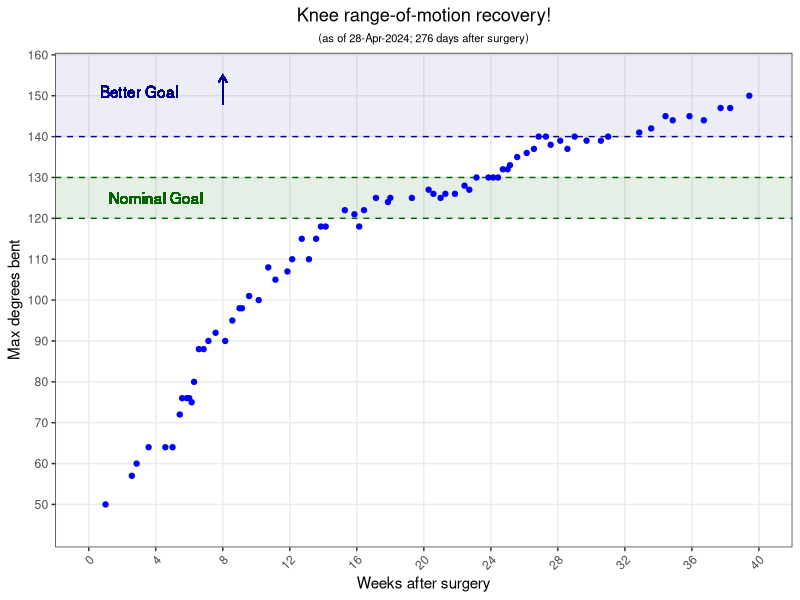
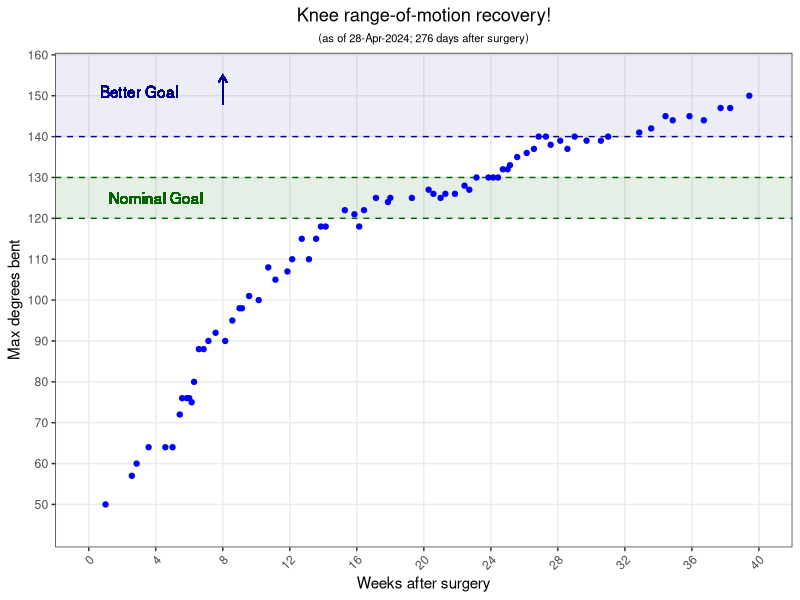

Source code (R) for these figures, in order:
library(tidyverse)
library(lubridate)

df <- read.table("knee-range-of-motion.tsv", sep = "\t", header = TRUE)

latest_date <- format(Sys.time(), "%d-%b-%Y")
date_vec <- df[1] %>% pull(Date)
latest_date <- date_vec[length(date_vec)]
latest_date <- format(dmy(latest_date), "%d-%b-%Y")

## plotting with days on X axis
max_day_for_plot <- ceiling(df[2] %>% max() / 7) * 7

### stopped making days plot after it became too crowded ###
# with ideal deadline vertical line
# plot_days <- ggplot(df, aes(x = Days.after.surgery, y = Degrees.bent)) + geom_point(color = "blue") +
#     labs(y = "Degrees bent", x = "Days after surgery", title = "Knee range-of-motion recovery!",
#          subtitle = paste0("(as of ", latest_date, ")")) +
#     ylim(45,150) +
#     scale_x_continuous(breaks=seq(0,max_day_for_plot,7), limits = c(0,max_day_for_plot), minor_breaks = NULL) +
#     geom_hline(yintercept = 130, linetype = "dashed", color = "darkblue") +
#     geom_text(x = 14, y = 125, label = "Nominal Goal", color = "darkblue") +
#     geom_hline(yintercept = 140, linetype = "dashed", color = "darkgreen") +
#     geom_text(x = 11, y = 145, label = "Better Goal", color = "darkgreen") +
#     geom_vline(xintercept = 84, linetype = "dashed", color = "red") +
#     geom_text(x = 63, y = 57.5, label = "Ideal deadline", color = "red") +
#     geom_text(x = 63, y = 52.5, label = "(12 weeks)", color = "red", size = 3) +
#     theme_bw() +
#     theme(plot.title = element_text(hjust = 0.5), plot.subtitle = element_text(hjust = 0.5)) +
#     theme(axis.text.x = element_text(angle = 45, hjust = 1, vjust = 1))

# plot_days <- ggplot(df, aes(x = Days.after.surgery, y = Degrees.bent)) + 
#     labs(y = "Degrees bent", x = "Days after surgery", title = "Knee range-of-motion recovery!",
#          subtitle = paste0("(as of ", latest_date, ")")) +
#     scale_y_continuous(breaks=seq(50, 150, 10), limits = c(45, 150), minor_breaks = NULL) +
#     scale_x_continuous(breaks=seq(0,max_day_for_plot,7), limits = c(0,max_day_for_plot), minor_breaks = NULL) +
#     geom_hline(yintercept = 130, linetype = "dashed", color = "darkgreen") +
#     geom_hline(yintercept = 120, linetype = "dashed", color = "darkgreen") +
#     geom_text(x = 14, y = 125, label = "Nominal Goal", color = "darkgreen") +
#     annotate("rect", xmin = -Inf, xmax = Inf, ymin = 120, ymax = 130, alpha = 0.15, fill = "darkgreen") +
#     annotate("rect", xmin = -Inf, xmax = Inf, ymin = 140, ymax = Inf, alpha = 0.07, fill = "darkblue") +
#     geom_hline(yintercept = 140, linetype = "dashed", color = "darkblue") +
#     geom_text(x = 11, y = 145, label = "Better Goal", color = "darkblue") +
#     geom_point(color = "blue") +
# #     geom_segment(aes(x = 31, y = 142, xend = 31, yend = 147), color = "darkblue", lineend = "round", linejoin = "mitre", size = 0.5, 
# #         arrow = arrow(length = unit(2, "mm"))) +
#     theme_bw() +
#     theme(plot.title = element_text(hjust = 0.5), plot.subtitle = element_text(hjust = 0.5)) +
#     theme(axis.text.x = element_text(angle = 45, hjust = 1, vjust = 1))



## plotting with weeks on X axis
num_total_weeks <- ceiling(df[2] %>% max() / 7)

# with ideal deadline vertical line
# plot_weeks <- ggplot(df, aes(x = Days.after.surgery / 7, y = Degrees.bent)) + geom_point(color = "blue") +
#     labs(y = "Degrees bent", x = "Weeks after surgery", title = "Knee range-of-motion recovery!",
#          subtitle = paste0("(", latest_date, ")")) +
#     ylim(45,150) +
#     scale_x_continuous(breaks=seq(0, num_total_weeks, 1), limits = c(0, num_total_weeks), minor_breaks = NULL) +
#     geom_hline(yintercept = 130, linetype = "dashed", color = "darkblue") +
#     geom_text(x = 2, y = 135, label = "Nominal Goal", color = "darkblue") +
#     geom_hline(yintercept = 140, linetype = "dashed", color = "darkgreen") +
#     geom_text(x = 2, y = 145, label = "Better Goal", color = "darkgreen") +
#     geom_vline(xintercept = 12, linetype = "dashed", color = "red") +
#     geom_text(x = 9, y = 55, label = "Ideal deadline", color = "red") +
#     theme_bw() +
#     theme(plot.title = element_text(hjust = 0.5), plot.subtitle = element_text(hjust = 0.5)) +
#     theme(axis.text.x = element_text(angle = 45, hjust = 1, vjust = 1))

total_days_after_surgery_when_plot_made <- df[2] %>% max()
plot_weeks <- ggplot(df, aes(x = Days.after.surgery / 7, y = Degrees.bent)) + 
    labs(y = "Max degrees bent", x = "Weeks after surgery", title = "Knee range-of-motion recovery!",
        subtitle = paste0("(as of ", latest_date, "; ", total_days_after_surgery_when_plot_made, " days after surgery)")) +
    scale_y_continuous(breaks=seq(50, 160, 10), limits = c(45, 155), minor_breaks = NULL) +
    scale_x_continuous(breaks=seq(0, num_total_weeks, 4), limits = c(0, num_total_weeks), minor_breaks = NULL) +
    annotate("rect", xmin = -Inf, xmax = Inf, ymin = 120, ymax = 130, alpha = 0.10, fill = "darkgreen") +
    geom_hline(yintercept = 130, linetype = "dashed", color = "darkgreen") +
    geom_hline(yintercept = 120, linetype = "dashed", color = "darkgreen") +
    geom_text(x = 4, y = 125, label = "Nominal Goal", color = "darkgreen") +
    annotate("rect", xmin = -Inf, xmax = Inf, ymin = 140, ymax = Inf, alpha = 0.07, fill = "darkblue") +
    geom_hline(yintercept = 140, linetype = "dashed", color = "darkblue") +
    geom_text(x = 3, y = 151, label = "Better Goal", color = "darkblue") +
    geom_point(color = "blue") +
    geom_segment(aes(x = 8, y = 148, xend = 8, yend = 155), color = "darkblue", lineend = "round", linejoin = "mitre", size = 0.5, 
        arrow = arrow(length = unit(2, "mm"))) +
    theme_bw() +
    theme(plot.title = element_text(hjust = 0.5), plot.subtitle = element_text(hjust = 0.5, size = 8)) +
    theme(axis.text.x = element_text(angle = 45, hjust = 1, vjust = 1))


# writing out pdfs
### stopped making days plot after it became too crowded ###
# pdf(paste0(latest_date, "-knee-ROM-progress-days.pdf"), width = 5, height = 4)
# plot_days
# dev.off()

pdf(paste0(latest_date, "-knee-ROM-progress-weeks.pdf"), width = 5, height = 4)
plot_weeks
dev.off()

# writing out latest as png for github readme
png(paste0("latest-knee-ROM-progress-weeks-plot.png"), units = "in", res = 144, width = 5, height = 4)
plot_weeks
dev.off()
